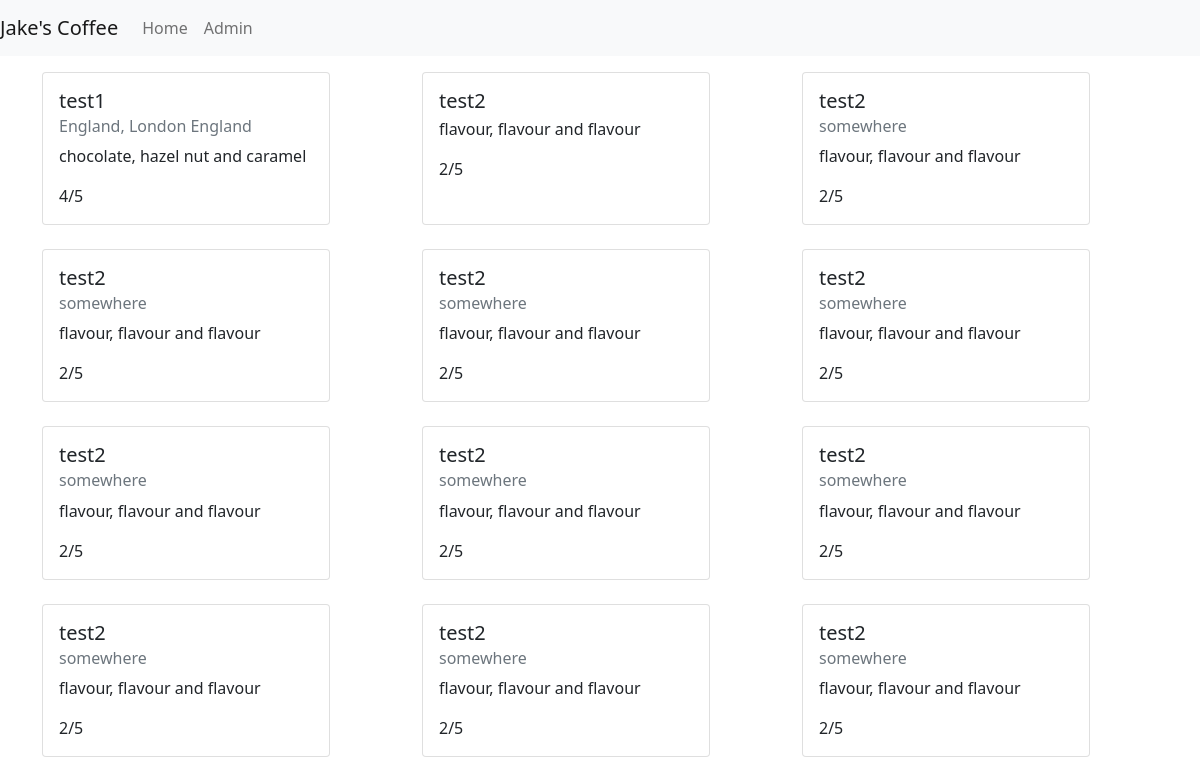
Before: / with the older database file.
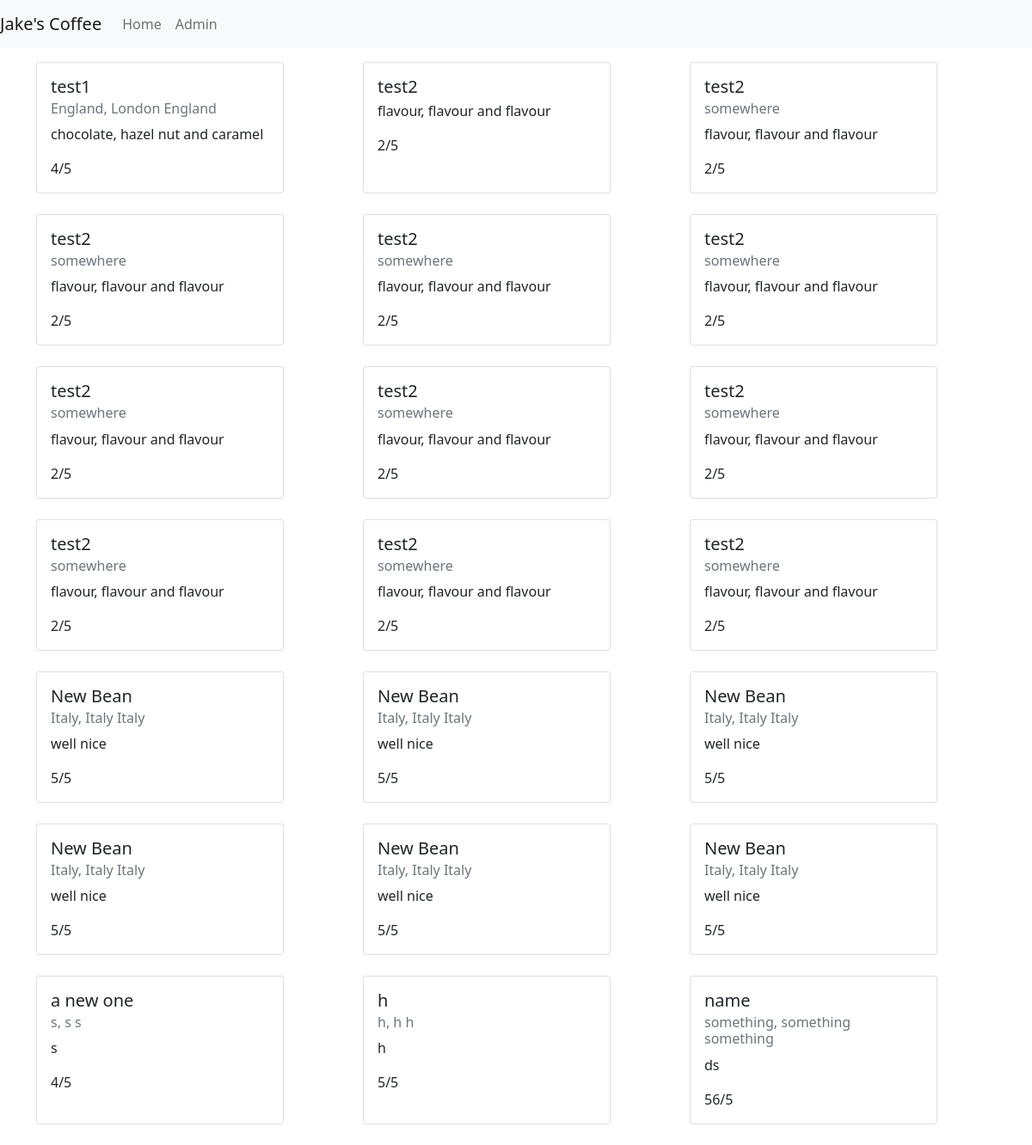
After: the same page with the newer database file.
### app/models.py (models this page shows)
class Bean(db.Model):
    id = db.Column(db.Integer, primary_key=True)
    name = db.Column(db.String(20), index=True, nullable=False)
    country = db.Column(db.String(20), index=True)
    region = db.Column(db.String(20), index=True)
    description = db.Column(db.String(80))
    rating = db.Column(db.Integer, index=True, nullable=False)

### app/routes.py (the view)
@app.route('/')
def index():
    beans = Bean.query.all()
    return render_template('index.html', beans=beans)

### app/templates/index.html
{% extends 'base.html' %}
{% block content %}
<main class="mt-3">
    <div class="container">
        <div class="row row-cols-1 row-cols-md-3">
            {% for bean in beans %}
            {% include '_bean_thumbnail.html' %}
            {% endfor %}
        </div>
    </div>
</main>
{% endblock %}

### app/templates/base.html (shortened to what this page needs)
<!doctype html>
<html lang="en">
<head>
  <link href="https://cdn.jsdelivr.net/npm/bootstrap@5.0.2/dist/css/bootstrap.min.css" rel="stylesheet"
>
</head>
<body>
  <nav class="navbar navbar-expand-lg navbar-light bg-light">
    <a class="navbar-brand" href="#">Jake's Coffee</a>
    <div class="collapse navbar-collapse" id="navbarNav">
      <ul class="navbar-nav">
        <li class="nav-item active">
          <a class="nav-link" href="{{ url_for('index') }}">Home</a>
        </li>
        <li class="nav-item">
          <a class="nav-link" href="{{ url_for('admin') }}">Admin</a>
        </li>
      </ul>
    </div>
  </nav>
  {% block content %} {% endblock %}
</body>
</html>

### app/templates/_bean_thumbnail.html
<div class="col mb-4">
    <div class="card h-100" style="width: 18rem;">
        <div class="card-body">
            <h5 class="card-title">{{ bean.name }}</h5>
            <h6 class="card-subtitle mb-2 text-muted">
                {% if bean.country %}
                {% if bean.region %}
                {{ bean.country }}, {{ bean.region }}
                {% endif %}
                {{ bean.country }}
                {% endif %}
            </h6>
            <p class="card-text">
                {% if bean.description %} {{ bean.description }} {% endif %}
            </p>
            <p class="card-text">{{ bean.rating }}/5</p>
        </div>
    </div>
</div>

Changed rows visible on the page:
added Bean: name "New Bean", country "Italy", region "Italy", description "well nice", rating "5"
added Bean: name "New Bean", country "Italy", region "Italy", description "well nice", rating "5"
added Bean: name "New Bean", country "Italy", region "Italy", description "well nice", rating "5"
added Bean: name "New Bean", country "Italy", region "Italy", description "well nice", rating "5"
added Bean: name "New Bean", country "Italy", region "Italy", description "well nice", rating "5"
added Bean: name "New Bean", country "Italy", region "Italy", description "well nice", rating "5"
added Bean: name "a new one", country "s", region "s", description "s", rating "4"
added Bean: name "h", country "h", region "h", description "h", rating "5"
added Bean: name "name", country "something", region "something", description "ds", rating "56"
